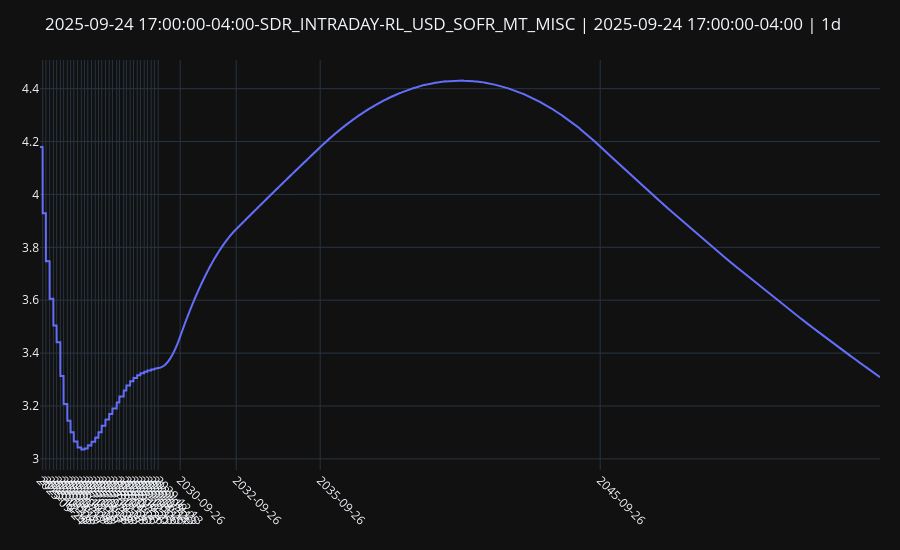

Notebook cell for this chart:
### Code cell
ts = NY_tz.localize(datetime.datetime(2025, 9, 24, 17, 00))
# ts = "live"

live_curve = curve_mdp._get_curve(curve_name="USD-SOFR-1D", timestamp=ts, kwargs={"force_refresh": True})

x_data_num, y_data_rate = live_curve.handle()._plot_rates("1d", left=rl.NoInput(0), right=rl.NoInput(0))
plot_data_dict = dict(zip(x_data_num, [y.real for y in y_data_rate]))

calendar = ql.UnitedStates(ql.UnitedStates.FederalReserve)
filtered_plot_data = {dt: rate for dt, rate in plot_data_dict.items() if calendar.isBusinessDay(ql.Date(dt.day, dt.month, dt.year))}

x_business_days = list(filtered_plot_data.keys())
y_business_rates = list(filtered_plot_data.values())
curve_nodes = live_curve.handle().nodes._nodes.keys()

# fig, ax = plt.subplots()
# ax.plot(x_business_days, y_business_rates)
# ax.xaxis.set_major_formatter(mdates.DateFormatter("%Y-%m-%d"))
# plt.xticks(rotation=45, ha="right")  # Rotate ticks for better readability
# ax.grid(True, linestyle="--", alpha=0.6)

# ticks = [t.tz_localize(None) if getattr(t, "tzinfo", None) else t for t in curve_nodes]
# ax.set_xticks(mdates.date2num(ticks))
# ax.xaxis.set_major_formatter(mdates.DateFormatter("%Y-%m-%d"))
# plt.title(f"{live_curve.meta()["id"]} | {live_curve.meta()["timestamp"]} | 1d")
# plt.xticks(rotation=45)
# plt.tight_layout()
# plt.show()


fig = go.Figure()
fig.add_trace(go.Scatter(x=x_business_days, y=y_business_rates, mode="lines", name="1D"))

tick_vals = [pd.Timestamp(t).tz_localize(None) for t in curve_nodes]
tick_text = [pd.Timestamp(t).strftime("%Y-%m-%d") for t in tick_vals]

fig.update_layout(
    title=f"{live_curve.meta()["id"]} | {live_curve.meta()["timestamp"]} | 1d",
    template="plotly_dark",
    margin=dict(l=40, r=20, t=60, b=80),
    xaxis=dict(tickmode="array", tickvals=tick_vals, ticktext=tick_text, tickangle=45, showgrid=True),
    height=550,
    yaxis=dict(showgrid=True),
)
fig.update_xaxes(
    showspikes=True,
    spikecolor="white",
    spikesnap="cursor",
    spikemode="across",
    showgrid=True,
)
fig.update_yaxes(
    showspikes=True,
    spikecolor="white",
    spikesnap="cursor",
    spikethickness=0.5,
    showgrid=True,
)

fig.show()

### Figure 1 — Plotly figure (JSON) as saved in the notebook; plotly's stock layout.template omitted (floating-point values rounded to 4 significant figures; data arrays with more than 128 entries replaced by an {"elided": "..."} marker saying what was removed)
{"data": [{"mode": "lines", "name": "1D", "type": "scatter", "x": {"elided": "7519 str values"}, "y": {"elided": "7519 float values"}}], "layout": {"height": 550, "margin": {"b": 80, "l": 40, "r": 20, "t": 60}, "title": {"text": "2025-09-24 17:00:00-04:00-SDR_INTRADAY-RL_USD_SOFR_MT_MISC | 2025-09-24 17:00:00-04:00 | 1d"}, "xaxis": {"showgrid": true, "showspikes": true, "spikecolor": "white", "spikemode": "across", "spikesnap": "cursor", "tickangle": 45, "tickmode": "array", "ticktext": ["2025-09-24", "2025-10-29", "2025-12-10", "2026-01-28", "2026-03-18", "2026-04-29", "2026-06-17", "2026-07-29", "2026-09-16", "2026-10-28", "2026-12-09", "2027-01-27", "2027-03-17", "2027-04-28", "2027-06-09", "2027-07-28", "2027-09-15", "2027-10-27", "2027-12-08", "2028-01-26", "2028-03-15", "2028-04-26", "2028-06-21", "2028-07-26", "2028-09-20", "2028-10-25", "2028-12-13", "2029-01-26", "2029-03-15", "2029-04-26", "2029-06-14", "2029-07-26", "2029-09-13", "2029-10-25", "2029-12-13", "2030-09-26", "2032-09-26", "2035-09-26", "2045-09-26", "2055-09-26"], "tickvals": ["2025-09-24T00:00:00", "2025-10-29T00:00:00", "2025-12-10T00:00:00", "2026-01-28T00:00:00", "2026-03-18T00:00:00", "2026-04-29T00:00:00", "2026-06-17T00:00:00", "2026-07-29T00:00:00", "2026-09-16T00:00:00", "2026-10-28T00:00:00", "2026-12-09T00:00:00", "2027-01-27T00:00:00", "2027-03-17T00:00:00", "2027-04-28T00:00:00", "2027-06-09T00:00:00", "2027-07-28T00:00:00", "2027-09-15T00:00:00", "2027-10-27T00:00:00", "2027-12-08T00:00:00", "2028-01-26T00:00:00", "2028-03-15T00:00:00", "2028-04-26T00:00:00", "2028-06-21T00:00:00", "2028-07-26T00:00:00", "2028-09-20T00:00:00", "2028-10-25T00:00:00", "2028-12-13T00:00:00", "2029-01-26T00:00:00", "2029-03-15T00:00:00", "2029-04-26T00:00:00", "2029-06-14T00:00:00", "2029-07-26T00:00:00", "2029-09-13T00:00:00", "2029-10-25T00:00:00", "2029-12-13T00:00:00", "2030-09-26T00:00:00", "2032-09-26T00:00:00", "2035-09-26T00:00:00", "2045-09-26T00:00:00", "2055-09-26T00:00:00"]}, "yaxis": {"showgrid": true, "showspikes": true, "spikecolor": "white", "spikesnap": "cursor", "spikethickness": 0.5}}}
